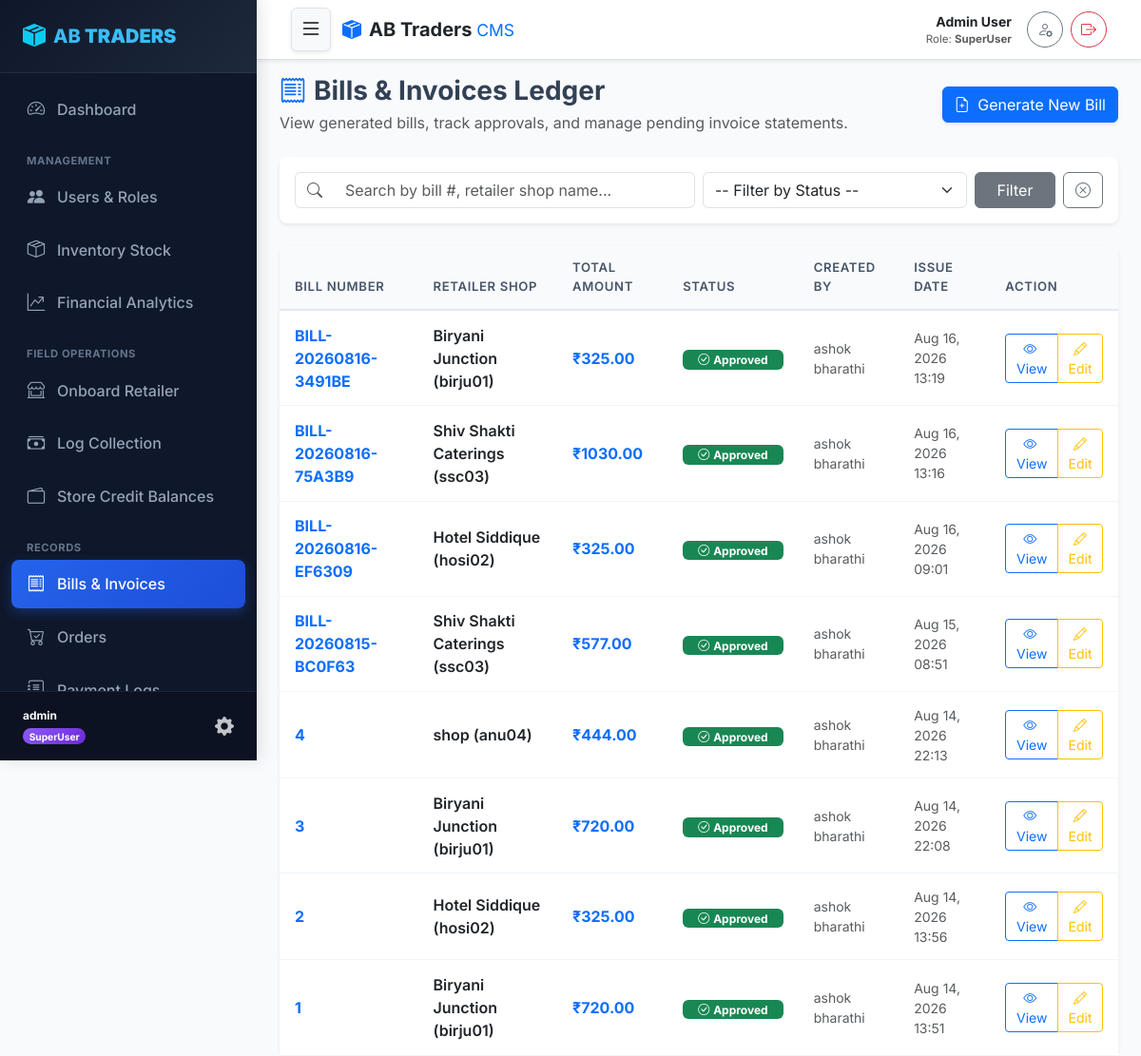
/bills/ (signed in), run on the app's committed database.
### core/models.py (models this page shows, shortened)
class User(AbstractUser):
    class Role(models.TextChoices):
        SUPERUSER = 'SUPERUSER', 'SuperUser'
        OWNER = 'OWNER', 'Owner'
        STAFF = 'STAFF', 'Staff'
        RETAILER = 'RETAILER', 'Retailer'
    role = models.CharField(max_length=20, choices=Role.choices, default=Role.RETAILER)
    phone_number = models.CharField(max_length=15, unique=True, blank=True, null=True)
    is_locked = models.BooleanField(default=False, help_text="Locked users cannot log in.")
    def is_superuser_role(self):
        return self.role == self.Role.SUPERUSER or self.is_superuser
    def is_retailer_role(self):
        return self.role == self.Role.RETAILER
    @property
    def display_name(self):
        full_name = self.get_full_name().strip()
        return full_name if full_name else self.username

class Bill(models.Model):
    STATUS_CHOICES = (
        ('pending', 'Pending'),
        ('approved', 'Approved'),
        ('paid', 'Paid'),
        ('rejected', 'Rejected'),
    )
    bill_number = models.CharField(max_length=50, unique=True)
    retailer = models.ForeignKey(RetailerProfile, on_delete=models.CASCADE, related_name='bills')
    created_by = models.ForeignKey(User, on_delete=models.SET_NULL, null=True, related_name='created_bills')
    total_amount = models.DecimalField(max_digits=12, decimal_places=2)
    status = models.CharField(max_length=20, choices=STATUS_CHOICES, default='pending')
    rejection_reason = models.TextField(blank=True, null=True)
    created_at = models.DateTimeField(auto_now_add=True)

class RetailerProfile(models.Model):
    user = models.OneToOneField(User, on_delete=models.CASCADE, related_name='retailer_profile')
    shop_number = models.CharField(max_length=50, unique=True)
    shop_name = models.CharField(max_length=150)
    address = models.TextField()
    credit_balance = models.DecimalField(max_digits=12, decimal_places=2, default=Decimal('0.00'))
    qr_code = models.ImageField(upload_to='qr_codes/', null=True, blank=True)

### core/views.py (the view)
# urls.py: path('bills/', views.bill_list_view, name='bill_list'),
@role_required(['SUPERUSER', 'OWNER', 'STAFF', 'RETAILER'])
def bill_list_view(request):
    query = request.GET.get('q', '')
    status_filter = request.GET.get('status', '')
    if request.user.is_retailer_role():
        profile = getattr(request.user, 'retailer_profile', None)
        bills = Bill.objects.filter(retailer=profile).order_by('-created_at')
    else:
        bills = Bill.objects.select_related('retailer', 'created_by').order_by('-created_at')
    if query:
        bills = bills.filter(
            Q(bill_number__icontains=query) |
            Q(retailer__shop_name__icontains=query) |
            Q(retailer__shop_number__icontains=query)
        )
    if status_filter:
        bills = bills.filter(status=status_filter)
    return render(request, 'bill_list.html', {'bills': bills, 'query': query, 'status_filter': status_filter})

### core/templates/bill_list.html (shortened to what this page needs)
{% extends 'base.html' %}
{% block content %}
<div class="d-flex justify-content-between align-items-center mb-4">
    <div>
        <h3 class="fw-bold mb-1"><i class="bi bi-receipt text-primary me-2"></i>Bills & Invoices Ledger</h3>
        <p class="text-muted mb-0">View generated bills, track approvals, and manage pending invoice statements.</p>
    </div>
    {% if not user.is_retailer_role %}
    <div>
        <a href="{% url 'bill_create' %}" class="btn btn-primary shadow-sm"><i class="bi bi-file-earmark-plus me-1"></i> Generate New Bill</a>
    </div>
    {% endif %}
</div>
<div class="card shadow-sm border-0 rounded-3 mb-4">
    <div class="card-body p-3">
        <form method="get" class="row g-2 align-items-center">
            <div class="col-md-6">
                <div class="input-group">
                    <span class="input-group-text bg-white"><i class="bi bi-search text-muted"></i></span>
                    <input type="text" name="q" value="{{ query }}" class="form-control border-start-0" placeholder="Search by bill #, retailer shop name...">
                </div>
            </div>
            <div class="col-md-4">
                <select name="status" class="form-select">
                    <option value="">-- Filter by Status --</option>
                </select>
            </div>
            <div class="col-md-2 d-flex gap-2">
                <button type="submit" class="btn btn-secondary w-100">Filter</button>
                <a href="{% url 'bill_list' %}" class="btn btn-outline-secondary"><i class="bi bi-x-circle"></i></a>
            </div>
        </form>
    </div>
</div>
<div class="card shadow-sm border-0 rounded-3">
    <div class="table-responsive">
        <table class="table custom-table mb-0">
            <thead>
                <tr>
                    <th>Bill Number</th>
                    <th>Retailer Shop</th>
                    <th>Total Amount</th>
                    <th>Status</th>
                    <th>Created By</th>
                    <th>Issue Date</th>
                    <th>Action</th>
                </tr>
            </thead>
            <tbody>
                {% for b in bills %}
                <tr>
                    <td class="fw-bold"><a href="{% url 'bill_detail' b.pk %}" class="text-decoration-none">{{ b.bill_number }}</a></td>
                    <td class="fw-semibold text-dark">{{ b.retailer.shop_name }} ({{ b.retailer.shop_number }})</td>
                    <td class="fw-bold text-primary fs-6">₹{{ b.total_amount }}</td>
                    <td>
                        {% if b.status == 'approved' %}
                            <span class="badge bg-success px-3 py-1"><i class="bi bi-check-circle me-1"></i>Approved</span>
                        {% elif b.status == 'paid' %}
                            <span class="badge bg-primary px-3 py-1"><i class="bi bi-cash-stack me-1"></i>Closed / Paid</span>
                        {% elif b.status == 'rejected' %}
                            <span class="badge bg-danger px-3 py-1"><i class="bi bi-x-circle me-1"></i>Rejected</span>
                        {% else %}
                            <span class="badge bg-warning text-dark px-3 py-1"><i class="bi bi-clock me-1"></i>Pending</span>
                        {% endif %}
                    </td>
                    <td class="small text-muted">{% if b.created_by %}{{ b.created_by.display_name }}{% else %}System{% endif %}</td>
                    <td class="small text-muted">{{ b.created_at|date:"M d, Y H:i" }}</td>
                    <td>
                        <div class="btn-group btn-group-sm">
                            <a href="{% url 'bill_detail' b.pk %}" class="btn btn-outline-primary py-1 px-2"><i class="bi bi-eye me-1"></i> View</a>
                            {% if user.is_superuser_role or user.is_owner_role %}
                            <a href="{% url 'bill_edit' b.pk %}" class="btn btn-outline-warning py-1 px-2" title="Edit Bill Details"><i class="bi bi-pencil"></i> Edit</a>
                            {% endif %}
                        </div>
                    </td>
                </tr>
                {% empty %}
                <tr>
                    <td colspan="7" class="text-center text-muted py-4">No bills found matching your request.</td>
                </tr>
                {% endfor %}
            </tbody>
        </table>
    </div>
</div>
{% endblock %}

### core/templates/base.html (shortened to what this page needs)
{% load static %}
<!DOCTYPE html>
<html lang="en">
<head>
    <link href="https://cdn.jsdelivr.net/npm/bootstrap@5.3.2/dist/css/bootstrap.min.css" rel="stylesheet">
    <link rel="stylesheet" href="https://cdn.jsdelivr.net/npm/bootstrap-icons@1.11.2/font/bootstrap-icons.min.css">
    <link rel="stylesheet" href="{% static 'css/styles.css' %}">
</head>
<body>
    <div id="wrapper">
        {% if user.is_authenticated %}
        <aside id="sidebar-wrapper" class="sidebar-sticky">
            <div class="sidebar-heading d-flex align-items-center justify-content-between">
                <a href="{% url 'dashboard' %}" class="text-white text-decoration-none d-flex align-items-center">
                    <i class="bi bi-box-seam-fill me-2 text-info fs-4"></i>
                    <span>AB <strong>TRADERS</strong></span>
                </a>
            </div>
            <div class="list-group list-group-sidebar">
                <a href="{% url 'dashboard' %}" class="sidebar-link {% if request.resolver_match.url_name == 'dashboard' %}active{% endif %}">
                    <i class="bi bi-speedometer2"></i> Dashboard
                </a>
                {% if user.is_superuser_role or user.is_owner_role %}
                <div class="sidebar-section-title">Management</div>
                <a href="{% url 'user_list' %}" class="sidebar-link {% if 'user' in request.resolver_match.url_name %}active{% endif %}">
                    <i class="bi bi-people-fill"></i> Users & Roles
                </a>
                <a href="{% url 'inventory_list' %}" class="sidebar-link {% if 'inventory' in request.resolver_match.url_name or 'item' in request.resolver_match.url_name %}active{% endif %}">
                    <i class="bi bi-box-seam"></i> Inventory Stock
                </a>
                <a href="{% url 'owner_analytics' %}" class="sidebar-link {% if request.resolver_match.url_name == 'owner_analytics' %}active{% endif %}">
                    <i class="bi bi-graph-up-arrow"></i> Financial Analytics
                </a>
                {% endif %}
                {% if user.is_superuser_role or user.is_owner_role or user.is_staff_role %}
                <div class="sidebar-section-title">Field Operations</div>
                <a href="{% url 'onboard_retailer' %}" class="sidebar-link {% if request.resolver_match.url_name == 'onboard_retailer' %}active{% endif %}">
                    <i class="bi bi-shop-window"></i> Onboard Retailer
                </a>
                <a href="{% url 'log_collection' %}" class="sidebar-link {% if request.resolver_match.url_name == 'log_collection' %}active{% endif %}">
                    <i class="bi bi-cash-stack"></i> Log Collection
                </a>
                <a href="{% url 'credit_balances' %}" class="sidebar-link {% if request.resolver_match.url_name == 'credit_balances' %}active{% endif %}">
                    <i class="bi bi-wallet2"></i> Store Credit Balances
                </a>
                {% endif %}
                <div class="sidebar-section-title">Records</div>
                <a href="{% url 'bill_list' %}" class="sidebar-link {% if 'bill' in request.resolver_match.url_name %}active{% endif %}">
                    <i class="bi bi-receipt"></i> Bills & Invoices
                </a>
                <a href="{% url 'order_list' %}" class="sidebar-link {% if 'order' in request.resolver_match.url_name %}active{% endif %}">
                    <i class="bi bi-cart-check"></i> Orders
                </a>
                <a href="{% url 'collections_list' %}" class="sidebar-link {% if request.resolver_match.url_name == 'collections_list' %}active{% endif %}">
                    <i class="bi bi-journal-text"></i> Payment Logs
                </a>
            </div>
            <div class="sidebar-footer">
                <div class="d-flex align-items-center justify-content-between">
                    <div>
                        <div class="fw-bold text-white small text-truncate" style="max-width: 150px;">{{ user.username }}</div>
                        <span class="badge
                            {% if user.is_superuser_role %}badge-superuser
                            {% elif user.is_owner_role %}badge-owner
                            {% elif user.is_staff_role %}badge-staff
                            {% else %}badge-retailer{% endif %} rounded-pill mt-1">
                            {{ user.get_role_display }}
                        </span>
                    </div>
                    <a href="{% url 'profile' %}" class="text-white opacity-75 hover-opacity-100" title="My Profile"><i class="bi bi-gear-fill fs-5"></i></a>
                </div>
            </div>
        </aside>
        {% endif %}
        <div id="page-content-wrapper">
            {% if user.is_authenticated %}
            <nav class="navbar top-navbar sticky-top bg-white border-bottom shadow-sm py-2">
                <div class="container-fluid px-3 d-flex align-items-center justify-content-between flex-nowrap">
                    <div class="d-flex align-items-center gap-2">
                        <button type="button" class="btn btn-light me-1 shadow-sm border p-1 px-2" id="sidebarToggle" onclick="toggleSidebarMenu(event)" title="Toggle Navigation Menu">
                            <i class="bi bi-list fs-4"></i>
                        </button>
                        <a class="navbar-brand fw-extrabold text-dark d-flex align-items-center mb-0 me-0 me-md-3" href="{% url 'dashboard' %}">
                            <i class="bi bi-box-seam-fill me-2 text-primary"></i>
                            <span class="fw-bold fs-5 d-none d-sm-inline">AB Traders <span class="text-primary fw-normal small">CMS</span></span>
                        </a>
                    </div>
                    <div class="d-flex align-items-center gap-2">
                        <div class="text-end me-1 me-md-2 d-none d-sm-block">
                            <div class="fw-bold text-dark small text-truncate" style="max-width: 150px;">{{ user.display_name }}</div>
                            <div class="text-muted" style="font-size: 0.72rem;">Role: <strong>{{ user.get_role_display }}</strong></div>
                        </div>
                        <a href="{% url 'profile' %}" class="btn btn-outline-secondary btn-sm rounded-circle p-0 d-flex align-items-center justify-content-center" style="width: 38px; height: 38px;" title="My Profile">
                            <i class="bi bi-person-gear fs-6"></i>
                        </a>
                        <a href="{% url 'logout' %}" class="btn btn-outline-danger btn-sm rounded-circle p-0 d-flex align-items-center justify-content-center" style="width: 38px; height: 38px;" title="Logout">
                            <i class="bi bi-box-arrow-right fs-6"></i>
                        </a>
                    </div>
                </div>
            </nav>
            {% endif %}
            <div class="container-fluid px-3 px-md-4 pt-3">
                {% block content %}{% endblock %}
            </div>
        </div>
    </div>
</body>
</html>

### data on the page
User: username "admin", role "SuperUser", display_name "Admin User"
Bill: bill_number "BILL-20260816-3491BE", retailer.shop_name "Biryani Junction", retailer.shop_number "birju01", total_amount "325.00", status "approved" (drawn), created_by.display_name "ashok bharathi", created_at "Aug 16, 2026 13:19"
Bill: bill_number "BILL-20260816-75A3B9", retailer.shop_name "Shiv Shakti Caterings", retailer.shop_number "ssc03", total_amount "1030.00", status "approved" (drawn), created_by.display_name "ashok bharathi", created_at "Aug 16, 2026 13:16"
Bill: bill_number "BILL-20260816-EF6309", retailer.shop_name "Hotel Siddique", retailer.shop_number "hosi02", total_amount "325.00", status "approved" (drawn), created_by.display_name "ashok bharathi", created_at "Aug 16, 2026 09:01"
Bill: bill_number "BILL-20260815-BC0F63", retailer.shop_name "Shiv Shakti Caterings", retailer.shop_number "ssc03", total_amount "577.00", status "approved" (drawn), created_by.display_name "ashok bharathi", created_at "Aug 15, 2026 08:51"
Bill: bill_number "4", retailer.shop_name "shop", retailer.shop_number "anu04", total_amount "444.00", status "approved" (drawn), created_by.display_name "ashok bharathi", created_at "Aug 14, 2026 22:13"
Bill: bill_number "3", retailer.shop_name "Biryani Junction", retailer.shop_number "birju01", total_amount "720.00", status "approved" (drawn), created_by.display_name "ashok bharathi", created_at "Aug 14, 2026 22:08"
Bill: bill_number "2", retailer.shop_name "Hotel Siddique", retailer.shop_number "hosi02", total_amount "325.00", status "approved" (drawn), created_by.display_name "ashok bharathi", created_at "Aug 14, 2026 13:56"
Bill: bill_number "1", retailer.shop_name "Biryani Junction", retailer.shop_number "birju01", total_amount "720.00", status "approved" (drawn), created_by.display_name "ashok bharathi", created_at "Aug 14, 2026 13:51"
